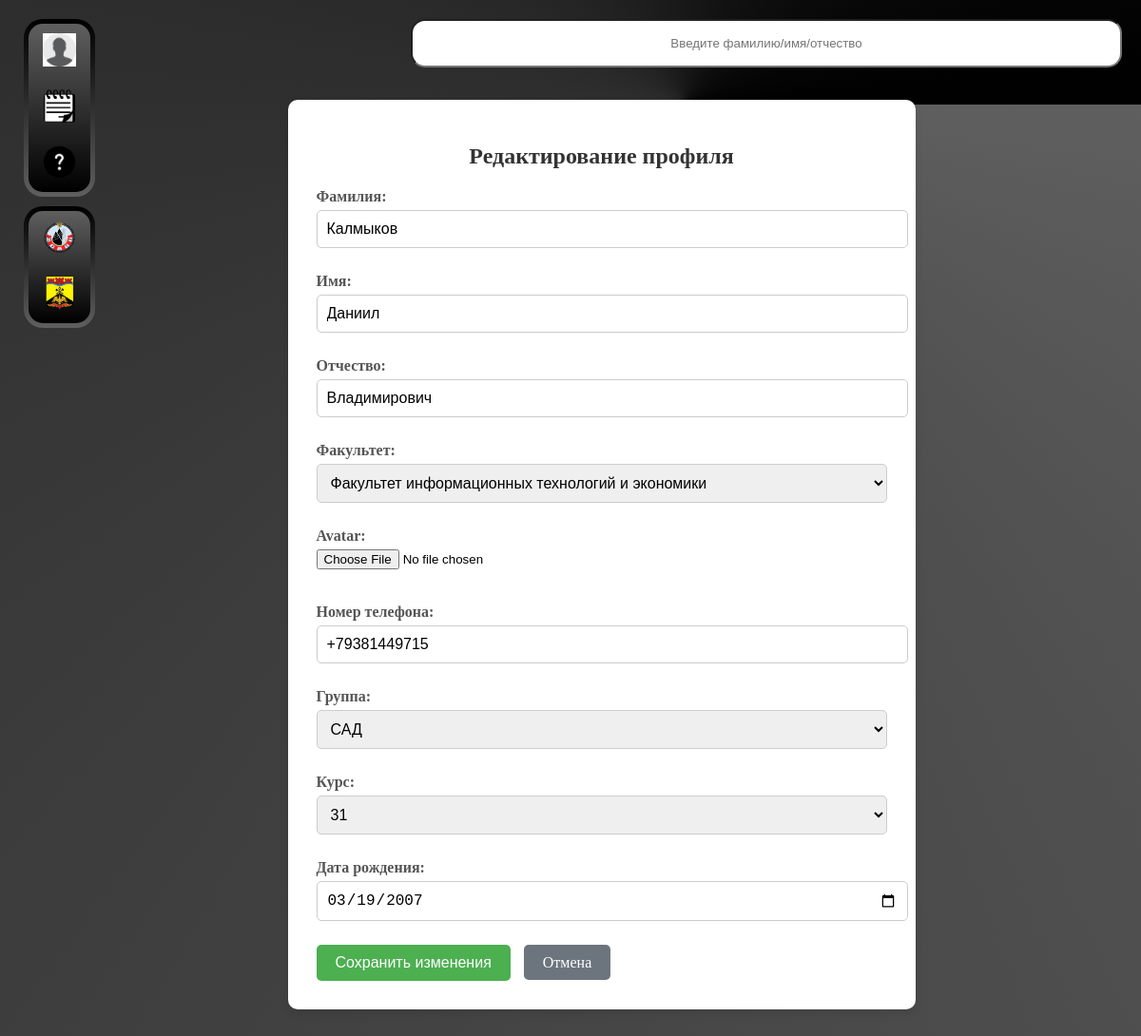
Page /edit-profile/ (signed in) on the committed database.
### main/models.py (models this page shows, shortened)
class Profile(models.Model):
    user = models.OneToOneField(User, on_delete=models.CASCADE, related_name='profile_user', unique=True)
    familiy = models.CharField(max_length=255,verbose_name='Фамилия')
    name = models.CharField(max_length=255, verbose_name='Имя')
    otchestvo = models.CharField(max_length=255, verbose_name='Отчество')
    faculti = models.CharField(max_length=255, choices=Faculti.FACULTI_CHOICES, verbose_name='Факультет')
    avatar = models.ImageField(upload_to='./profile_avatars/', blank=True, null=True)
    role = models.CharField(max_length=50, blank=True,null=True, choices=Role.ROLE_CHOICES, default='Student')
    phone = models.CharField(max_length=12, verbose_name='Номер телефона')
    kurator = models.ForeignKey(Teacher, null=True, blank=True,on_delete=models.CASCADE, related_name='profile_kurator_group', verbose_name='Куратор')
    group = models.ForeignKey(Groups,on_delete=models.CASCADE,verbose_name='Группа')
    course = models.CharField(max_length=2, choices=Course.COURSE, verbose_name='Курс')
    birthday = models.CharField(max_length=10,verbose_name='Дата рождения')

class Groups(models.Model):
    name = models.CharField(max_length=255, verbose_name="Название группы", default='')
    course = models.CharField(max_length=2,choices=Course.COURSE, verbose_name="Курс", default='11')
    def __str__(self):
        return f"{self.name}"
    class Meta:
        verbose_name = "Группа"
        verbose_name_plural = "Группы"

### main/views.py (the view)
# urls.py: path('edit-profile/', views.edit_profile, name='edit_profile'),
@login_required
def edit_profile(request):
    profile = get_object_or_404(Profile, user=request.user)
    if request.method == 'POST':
        form = EditProfile(request.POST, request.FILES, instance=profile)
        if form.is_valid():
            form.save()  # Сохраняем изменения
            return redirect('profile')  # Перенаправляем на страницу профиля
    else:
        form = EditProfile(instance=profile)
    return render(request, 'PROFILE/edit_profile.html', {'form': form})

### main/forms.py
class EditProfile(forms.ModelForm):
    class Meta:
        model = Profile
        fields = ['familiy','name','otchestvo','faculti','avatar','phone','group','course','birthday']
        widgets = {
            'birthday': forms.DateInput(attrs={'type': 'date'}),  # Поле для выбора даты
        }

### main/templates/PROFILE/edit_profile.html (shortened to what this page needs)
{% extends "base.html" %}
{% load static %}
{% block content %}
<link rel="stylesheet" href="{% static 'edit_profile.css' %}">
<div class="edit-profile-container">
    <h1>Редактирование профиля</h1>
    <form method="POST" enctype="multipart/form-data">
        {{ form.as_p }}
        <button type="submit" class="save-button">Сохранить изменения</button>
        <a href="{% url 'profile' %}" class="cancel-button">Отмена</a>
    </form>
</div>
{% endblock %}

### main/static/base.css (style rules this page uses)
body { display: flex; margin: 0; padding: 0; background: no-repeat; background: fixed; background-image: conic-gradient( from 90deg at 60% 10%, #5f5f5f, #000000 ); font-family: 'Times New Roman', Times, serif; font-size: 16px; }

### main/static/edit_profile.css (style rules this page uses)
.edit-profile-container { background-color: #fff; padding: 30px; border-radius: 10px; box-shadow: 0 4px 10px rgba(0, 0, 0, 0.1); max-width: 600px; width: 100%; margin: 20px auto; }
.edit-profile-container h1 { font-size: 24px; margin-bottom: 20px; color: #333; text-align: center; }
.edit-profile-container form p { margin-bottom: 15px; }
.edit-profile-container label { display: block; font-weight: bold; margin-bottom: 5px; color: #555; }
.edit-profile-container input[type="text"], .edit-profile-container input[type="date"], .edit-profile-container select, .edit-profile-container textarea { width: 100%; padding: 10px; border: 1px solid #ccc; border-radius: 5px; font-size: 16px; margin-bottom: 10px; }
.edit-profile-container input[type="file"] { margin-bottom: 20px; }
.save-button { background-color: #4CAF50; color: white; border: none; padding: 10px 20px; font-size: 16px; border-radius: 5px; cursor: pointer; transition: background-color 0.3s ease; }
.cancel-button { background-color: #6c757d; color: white; border: none; padding: 10px 20px; font-size: 16px; border-radius: 5px; text-decoration: none; margin-left: 10px; transition: background-color 0.3s ease; }

### rows in the picture
Profile: familiy "Калмыков", name "Даниил", otchestvo "Владимирович", faculti "Факультет информационных технологий и экономики", phone "+79381449715", group "САД", course "31", birthday "03/19/2007"
